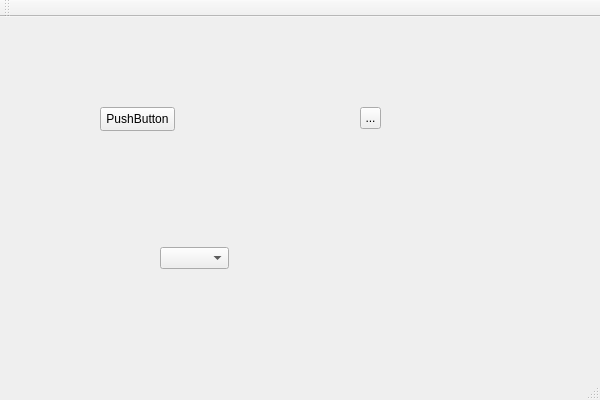
<?xml version="1.0" encoding="UTF-8"?>
<ui version="4.0">
 <class>WindowTestClass</class>
 <widget class="QMainWindow" name="WindowTestClass">
  <property name="geometry">
   <rect>
    <x>0</x>
    <y>0</y>
    <width>600</width>
    <height>400</height>
   </rect>
  </property>
  <property name="windowTitle">
   <string>WindowTest</string>
  </property>
  <widget class="QWidget" name="centralWidget">
   <widget class="QPushButton" name="pushButton">
    <property name="geometry">
     <rect>
      <x>100</x>
      <y>90</y>
      <width>75</width>
      <height>24</height>
     </rect>
    </property>
    <property name="text">
     <string>PushButton</string>
    </property>
   </widget>
   <widget class="QToolButton" name="toolButton">
    <property name="geometry">
     <rect>
      <x>360</x>
      <y>90</y>
      <width>21</width>
      <height>22</height>
     </rect>
    </property>
    <property name="text">
     <string>...</string>
    </property>
   </widget>
   <widget class="QComboBox" name="comboBox">
    <property name="geometry">
     <rect>
      <x>160</x>
      <y>230</y>
      <width>69</width>
      <height>22</height>
     </rect>
    </property>
   </widget>
  </widget>
  <widget class="QMenuBar" name="menuBar">
   <property name="geometry">
    <rect>
     <x>0</x>
     <y>0</y>
     <width>600</width>
     <height>22</height>
    </rect>
   </property>
  </widget>
  <widget class="QToolBar" name="mainToolBar">
   <attribute name="toolBarArea">
    <enum>TopToolBarArea</enum>
   </attribute>
   <attribute name="toolBarBreak">
    <bool>false</bool>
   </attribute>
  </widget>
  <widget class="QStatusBar" name="statusBar"/>
 </widget>
 <layoutdefault spacing="6" margin="11"/>
 <resources/>
 <connections/>
</ui>
